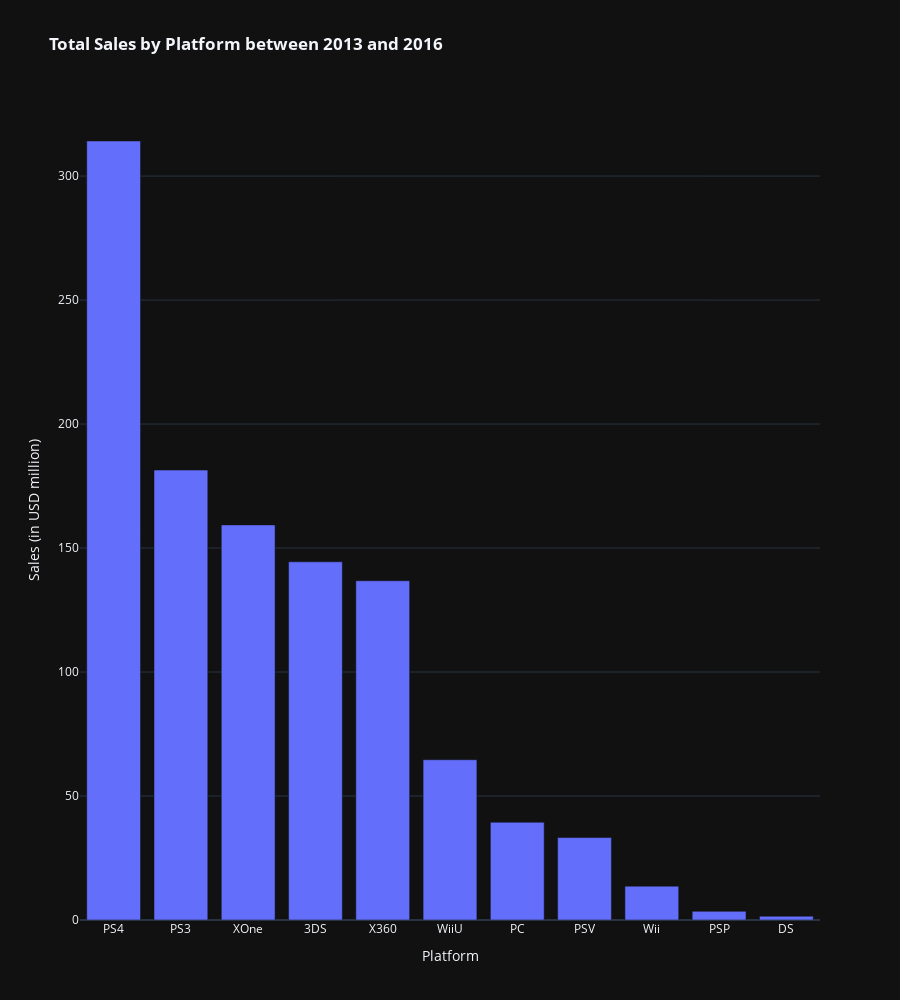

Write notebook code for a chart like this one.
### Markdown cell above
<div style="border-radius: 15px; border: 3px solid indigo; padding: 15px;">
4. Which platforms are leading in sales? Which ones are growing or shrinking? Select several potentially profitable platforms.

### Code cell
#create bar chart to visualize total sales in the time period 2013-2016
custom_labels_new = {
     'platform':'Platform', # Rename 'platform' column to 'Platform'
     'total_sales':'Sales (in USD million)'  # Rename 'sales' column to 'Sales'
}
fig3 = px.bar(df_total_sales_2013_2016,
              x='platform',
              y='total_sales',
              labels=custom_labels_new,
              title='<b> Total Sales by Platform between 2013 and 2016 <b>',
              template='plotly_dark')
              
fig3.update_layout(height=1000)
fig3.show()

### Figure 1 — Plotly figure (JSON) as saved in the notebook; plotly's stock layout.template omitted (floating-point values rounded to 4 significant figures)
{"data": [{"alignmentgroup": "True", "hovertemplate": "Platform=%{x}<br>Sales (in USD million)=%{y}<extra></extra>", "legendgroup": "", "marker": {"color": "#636efa", "pattern": {"shape": ""}}, "name": "", "offsetgroup": "", "orientation": "v", "showlegend": false, "textposition": "auto", "type": "bar", "x": ["PS4", "PS3", "XOne", "3DS", "X360", "WiiU", "PC", "PSV", "Wii", "PSP", "DS"], "xaxis": "x", "y": [314.1, 181.4, 159.3, 144.4, 136.8, 64.63, 39.43, 33.25, 13.66, 3.5, 1.54], "yaxis": "y"}], "layout": {"barmode": "relative", "height": 1000, "legend": {"tracegroupgap": 0}, "title": {"text": "<b> Total Sales by Platform between 2013 and 2016 <b>"}, "xaxis": {"anchor": "y", "domain": [0, 1], "title": {"text": "Platform"}}, "yaxis": {"anchor": "x", "domain": [0, 1], "title": {"text": "Sales (in USD million)"}}}}
